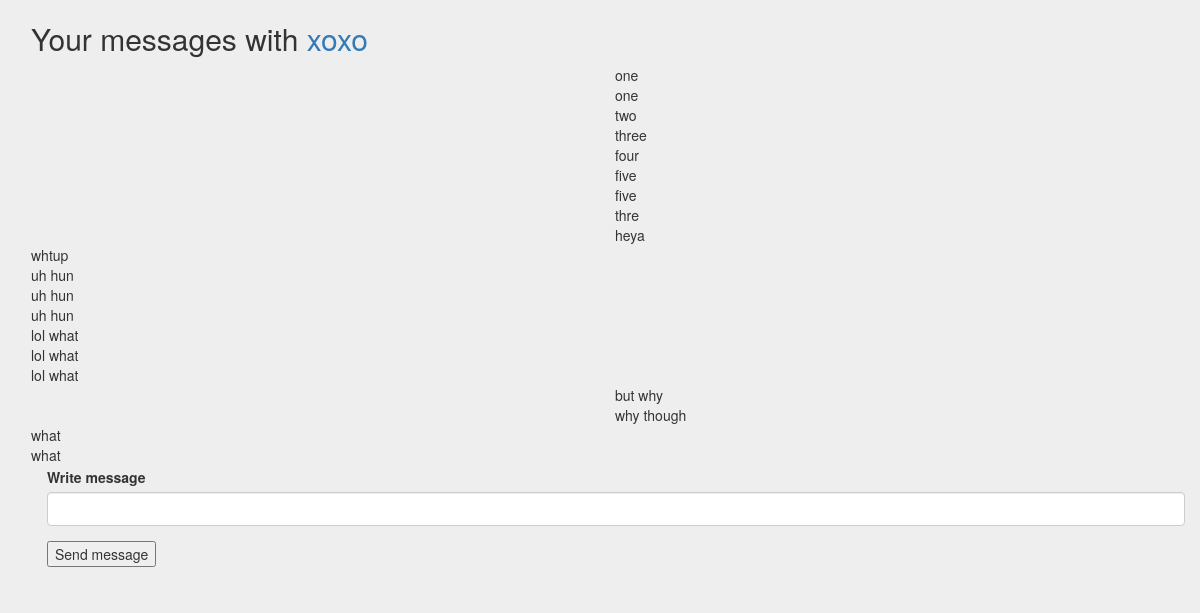
Screenshot of /olivia/messages/xoxo with the database file from the repository.
### models.py (models this page shows, shortened)
class User(UserMixin, db.Model):
    id = db.Column('user_id', db.Integer, primary_key=True, autoincrement=True)
    username = db.Column('username', db.String(64), unique=True, nullable=False)
    name = db.Column('name', db.String(120), unique=False, nullable=False)
    dob = db.Column('date_of_birth', db.DateTime, nullable=False)
    email = db.Column('email', db.String(64), nullable=False, unique=True)
    registration_time = db.Column('registration_time',db.DateTime, default=datetime.utcnow)
    password_hash = db.Column('password_hash',db.String(80), nullable=False)
    remember_me = db.Column('remember_me', db.Boolean, unique=False, default=False)
    profile_picture_filename = db.Column('profile_picture_filename', db.String(64))
    profile_picture_url = db.Column('profile_picture_url', db.String(64))
    followed = db.relationship(
    'User', secondary=followers,
    primaryjoin=(followers.c.follower_id == id),
    secondaryjoin=(followers.c.followed_id == id),
    backref=db.backref('followers', lazy='dynamic'), lazy='dynamic')
    tasks = db.relationship(
        'Task',
        backref=db.backref('user', lazy='joined'),
        cascade="all, delete-orphan",
        passive_deletes=True
    )
    lists = db.relationship(
        'List',
        backref=db.backref('user', lazy='joined'),
        cascade="all, delete-orphan",
        passive_deletes=True
    )
    comments = db.relationship(
        'Comment',
        backref= db.backref('user', lazy='joined'),
        cascade="all, delete-orphan",
        passive_deletes=True
    )
    notif = db.relationship(
        'Notif',
        backref= db.backref('user', lazy='joined'),
        cascade="all, delete-orphan",
        passive_deletes=True
    )

class Message(db.Model):
    id = db.Column('message_id', db.Integer, primary_key=True, autoincrement=True)
    create_time = db.Column('create_time', db.DateTime, default=datetime.utcnow)
    from_username = db.Column('from_username', db.String(64))
    to_username = db.Column('to_username',db.String(64))
    content = db.Column('content',db.String(200))

### api/messages.py (the view, shortened to what this page needs)
@login_required
@message_blueprint.route('/<user_name>/messages/<friend_username>', methods = ['POST', 'GET'])
def show_friend_messages(user_name,friend_username):
	user = User.query.filter(User.username==user_name).first()
	friend = User.query.filter(User.username==friend_username).first()
	form=NewMessageForm(content='')
	messages1 = Message.query.filter(Message.to_username==friend_username,Message.from_username==user_name).order_by(Message.create_time)
	messages2 = Message.query.filter(Message.from_username==friend_username,Message.to_username==user_name).order_by(Message.create_time)
	m1=[]
	m2=[]
	for message in messages1:
		m1.append(message)
	for message in messages2:
		m2.append(message)
	messages = m1
	messages.extend(m2)
	newlist = sorted(messages, key=lambda k: k.create_time)
	messages=newlist
	return render_template('show_friend_messages.html',form=form,friend=friend,user=user,messages=messages)

### api/messages.py
class NewMessageForm(FlaskForm):
    content = StringField('Write message', validators=[InputRequired(), Length(max=200)])

### models.py (called while the page is built)
@event.listens_for(engine.Engine, 'connect')
def __set_sqlite_pragma(db_conn, conn_record):
    cursor = db_conn.cursor()
    cursor.execute('PRAGMA foreign_keys=ON;')
    cursor.close()

### templates/show_friend_messages.html (shortened to what this page needs)
{% extends 'base.html' %}
{% block content %}
<div><h2> Your messages with <a href="/{{user.username}}/friend_profile/{{friend.username}}">{{friend.name}}</a></h2></div>
{% if messages %}
{% for message in messages %}
<div class="row">
	{% if message.from_username == user.username %}
	<div class="col-sm-6"></div>
	<div class="col-sm-6">{{message.content}}</div>
	{% endif %}
	{% if message.from_username == friend.username %}
	<div class="col-sm-6">{{message.content}}</div>
	<div class="col-sm-6"></div>
	{% endif %}
</div>
{% endfor %}
{% endif %}
<div class="container">
    <form class="" action="/{{user.username}}/messages/{{friend.username}}" method="POST">
            {% from "_formhelpers.html" import render_field %}
            <div class="form-group">{{render_field(form.content, class_="form-control")}}</div>
            <input type="submit" value="Send message">
    </form>
</div>
{% endblock %}

### templates/base.html (style rules this page uses)
body { background: #eee; }
.container { padding: 2px 16px; }

### rows the page displays
User: name "xoxo"
Message: content "one"
Message: content "one"
Message: content "two"
Message: content "three"
Message: content "four"
Message: content "five"
Message: content "five"
Message: content "thre"
Message: content "heya"
Message: content "whtup"
Message: content "uh hun"
Message: content "uh hun"
Message: content "uh hun"
Message: content "lol what"
Message: content "lol what"
Message: content "lol what"
Message: content "but why"
Message: content "why though"
Message: content "what"
Message: content "what"

### other values shown
{{ field.label }} "Write message"
